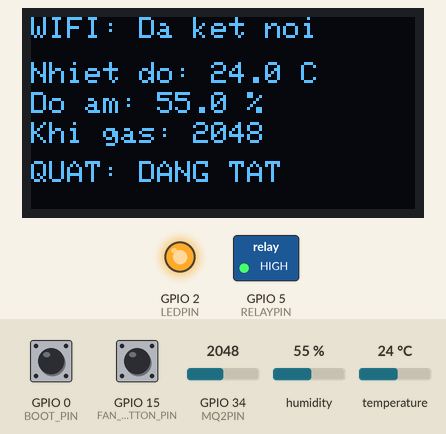
Simulated run of this sketch. Board: ESP32. On the bench: 128×64 one-colour display, switched loads named in the sketch (green lamp = pin HIGH), output pins drawn as LEDs (lit = HIGH). Inputs (shaded band) come from the test bench; at power-on: GPIO 15 (FAN_BUTTON_PIN) HIGH, GPIO 0 (BOOT_PIN) HIGH, GPIO 34 (MQ2PIN) = 2048, humidity 55 %, temperature 24 °C. WiFi joins after 1.5 s; servers stay silent unless stated; the local clock reads 2024-03-15 10:24:30 at power-on unless the sketch sets it; no MQTT or app messages arrive unless stated; what the sketch prints to the serial monitor is not drawn. At 8.4 s the program restarts the board; the recording ends there.

Above: at 2.7 s.
2.8 s: GPIO 15 (FAN_BUTTON_PIN) pulled LOW for 0.15 s
At 2.89 s:
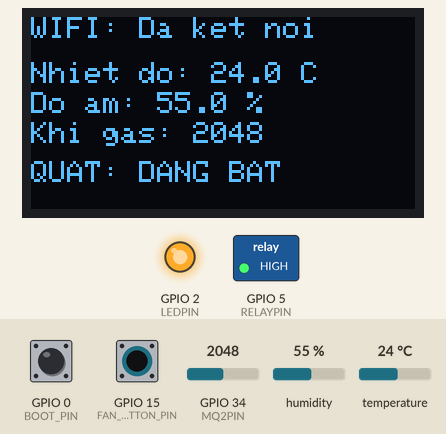
4.4 s: GPIO 0 (BOOT_PIN) pulled LOW for 3.2 s
At 8.1 s:
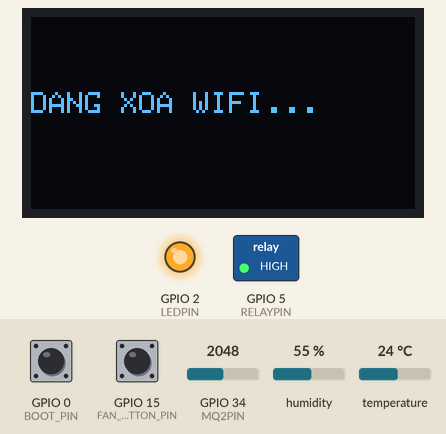
Timing chart, 0 to 8.4 s (numbered marks = the images above; inputs shaded):
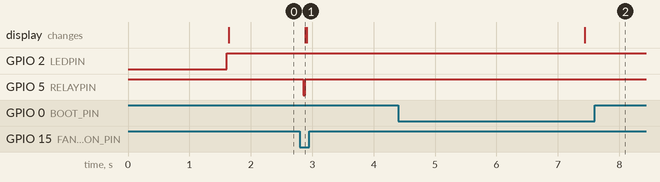

The sketch:

node1-environment.ino
```cpp
#include <WiFi.h>
#include <WiFiManager.h>
#include <PubSubClient.h>
#include <ArduinoJson.h>
#include "DHT.h"
#include <Wire.h>
#include <Adafruit_GFX.h>
#include <Adafruit_SSD1306.h>
#include <WiFiClientSecure.h>
#include <time.h>
#include "secrets.h"
#include "mqtt-ca.h"

#ifndef DEVICE_CODE
#error "secrets.h thiếu DEVICE_CODE."
#endif
#ifndef DEVICE_TOKEN
#error "secrets.h thiếu DEVICE_TOKEN."
#endif
#ifndef SEC_CODE
#error "secrets.h thiếu SEC_CODE cho liên kết báo cháy sang Node an ninh."
#endif
#ifndef MQTT_HOST
#error "secrets.h thiếu MQTT_HOST, MQTT_USER và MQTT_PASS."
#endif

// ================= TOPIC DẪN XUẤT TỪ DEVICE_CODE =================
const String topicAck = String("khohang/") + DEVICE_CODE + "/ack";
const String topicTelemetry = String("khohang/") + DEVICE_CODE + "/telemetry";
const String topicCommand = String("khohang/") + DEVICE_CODE + "/command";
const String topicSecCommand = String("khohang/") + SEC_CODE + "/command";
const char* heartbeatTopic = "khohang/heartbeat";

// ================= CẤU HÌNH PHẦN CỨNG =================
#define DHTPIN 4
#define DHTTYPE DHT22
#define MQ2PIN 34
#define RELAYPIN 5
#define BOOT_PIN 0          // Nút Reset Wi-Fi
#define FAN_BUTTON_PIN 15   // Nút bật/tắt quạt thủ công
#define LEDPIN 2            // Đèn báo kết nối MQTT

// ================= CẤU HÌNH OLED =================
#define SCREEN_WIDTH 128
#define SCREEN_HEIGHT 64
Adafruit_SSD1306 display(SCREEN_WIDTH, SCREEN_HEIGHT, &Wire, -1);

DHT dht(DHTPIN, DHTTYPE);
WiFiClientSecure espClient;
PubSubClient client(espClient);

unsigned long lastMsg = 0;
unsigned long lastHeartbeat = 0;
unsigned long lastOledUpdate = 0;

unsigned long bootPressStartTime = 0;
bool isBootHeld = false;

// Biến trạng thái nút nhấn & quạt
bool relayState = false; // Mặc định là TẮT
int lastButtonState = HIGH;
int currentButtonState = HIGH;
unsigned long lastDebounceTime = 0;
unsigned long debounceDelay = 50;

// ================= BIẾN CẤU HÌNH EDGE COMPUTING =================
float threshold_t = 50.0; // Ngưỡng nhiệt độ
float threshold_h = 65.0; // Ngưỡng độ ẩm
int threshold_gas = 800;  // Ngưỡng khí gas

// ---------------- HÀM CẬP NHẬT MÀN HÌNH OLED ----------------
void updateOLED(float t, float h, int gas) {
  display.clearDisplay();
  display.setTextSize(1);
  display.setTextColor(SSD1306_WHITE);

  display.setCursor(0, 0);
  display.print("WIFI: ");
  display.println(WiFi.status() == WL_CONNECTED ? "Da ket noi" : "Mat K/N");

  display.setCursor(0, 15);
  display.print("Nhiet do: "); display.print(t, 1); display.println(" C");

  display.setCursor(0, 25);
  display.print("Do am: "); display.print(h, 1); display.println(" %");

  display.setCursor(0, 35);
  display.print("Khi gas: "); display.println(gas);

  display.setCursor(0, 48);
  display.print("QUAT: ");
  display.println(relayState ? "DANG BAT" : "DANG TAT");

  display.display();
}

// ---------------- HÀM XÁC NHẬN TRẠNG THÁI QUẠT ----------------
void publishFanState() {
  StaticJsonDocument<256> ackDoc;
  ackDoc["device_id"] = DEVICE_CODE;
  ackDoc["status"] = relayState ? "FAN_ON_ACK" : "FAN_OFF_ACK";
  ackDoc["token"] = DEVICE_TOKEN;
  char ackBuffer[320];
  serializeJson(ackDoc, ackBuffer);
  client.publish(topicAck.c_str(), ackBuffer);
}

// ---------------- HÀM NHẬN LỆNH TỪ MQTT ----------------
void mqttCallback(char* topic, byte* payload, unsigned int length) {
  String message = "";
  for (int i = 0; i < length; i++) {
    message += (char)payload[i];
  }

  StaticJsonDocument<256> doc;
  DeserializationError error = deserializeJson(doc, message);

  if (error) return;

  // 1. Lệnh điều khiển quạt từ Web
  if (doc.containsKey("fan")) {
    String cmd = doc["fan"];
    if (cmd == "on") {
      digitalWrite(RELAYPIN, LOW); // Kéo xuống GND -> Relay ĐÓNG
      relayState = true;
    } else if (cmd == "off") {
      digitalWrite(RELAYPIN, HIGH); // Thả nổi chân -> Relay NGẮT
      relayState = false;
    }
    updateOLED(dht.readTemperature(), dht.readHumidity(), analogRead(MQ2PIN));
    publishFanState();
  }

  // 2. Lệnh cập nhật ngưỡng cấu hình Edge Computing
  if (doc.containsKey("threshold_t")) {
    threshold_t = doc["threshold_t"];
    Serial.print("Web da doi nguong NHIET DO thanh: ");
    Serial.println(threshold_t);
  }
  if (doc.containsKey("threshold_h")) {
    threshold_h = doc["threshold_h"];
    Serial.print("Web da doi nguong DO AM thanh: ");
    Serial.println(threshold_h);
  }
  if (doc.containsKey("threshold_gas")) {
    threshold_gas = doc["threshold_gas"];
    Serial.print("Web da doi nguong KHI GAS thanh: ");
    Serial.println(threshold_gas);
  }
}

void reconnect() {
  if (!client.connected()) {
    if (client.connect(DEVICE_CODE, MQTT_USER, MQTT_PASS)) {
      client.subscribe(topicCommand.c_str());
      digitalWrite(LEDPIN, HIGH);
    } else {
      digitalWrite(LEDPIN, LOW);
    }
  }
}

void setup() {
  Serial.begin(115200);

  // FIX LỖI RÒ ĐIỆN 5V BẰNG OPEN DRAIN
  pinMode(RELAYPIN, OUTPUT_OPEN_DRAIN);
  digitalWrite(RELAYPIN, HIGH); // Khởi động TẮT quạt (Thả nổi)

  pinMode(LEDPIN, OUTPUT);
  digitalWrite(LEDPIN, LOW);

  pinMode(BOOT_PIN, INPUT_PULLUP);
  pinMode(FAN_BUTTON_PIN, INPUT_PULLUP);

  dht.begin();

  if(!display.begin(SSD1306_SWITCHCAPVCC, 0x3C)) {
    Serial.println(F("Loi: Khong tim thay OLED"));
    for(;;);
  }
  display.clearDisplay();
  display.setTextSize(1);
  display.setTextColor(SSD1306_WHITE);
  display.setCursor(0,20);
  display.println("Khoi dong Node 1...");
  display.display();

  // ================= TỐI ƯU WIFIMANAGER (KHÔNG TREO) =================
  WiFiManager wm;
  wm.setConfigPortalTimeout(20); // Chỉ chờ 20 giây, không có mạng sẽ đi tiếp
  String apName = String("ESP32_") + DEVICE_CODE + "_Setup";

  if (!wm.autoConnect(apName.c_str())) {
    Serial.println("Khong co Wi-Fi! Chuyen sang che do OFFLINE (Edge Computing).");
  } else {
    Serial.println("Da ket noi Wi-Fi!");
  }

  client.setServer(MQTT_HOST, MQTT_PORT);
  espClient.setCACert(MQTT_CA_CERT);
  configTime(0, 0, "pool.ntp.org", "time.google.com");
  Serial.print("Dang dong bo thoi gian");
  for (int i = 0; i < 20 && time(nullptr) < 1700000000; i++) {
    delay(500);
    Serial.print(".");
  }
  Serial.println();
  if (time(nullptr) < 1700000000) {
    Serial.println("CANH BAO: chua dong bo duoc thoi gian, TLS co the that bai.");
  }
  client.setCallback(mqttCallback);
}

void loop() {
  // ================= 1. NÚT RESET WI-FI (GIỮ 3S) =================
  if (digitalRead(BOOT_PIN) == LOW) {
    if (!isBootHeld) {
      isBootHeld = true;
      bootPressStartTime = millis();
    } else if (millis() - bootPressStartTime > 3000) {
      display.clearDisplay();
      display.setCursor(0,25);
      display.println("DANG XOA WIFI...");
      display.display();
      WiFiManager wm;
      wm.resetSettings();
      delay(1000);
      ESP.restart();
    }
  } else {
    isBootHeld = false;
  }

  // ================= 2. NÚT BẬT/TẮT QUẠT THỦ CÔNG =================
  int reading = digitalRead(FAN_BUTTON_PIN);
  if (reading != lastButtonState) {
    lastDebounceTime = millis();
  }
  if ((millis() - lastDebounceTime) > debounceDelay) {
    if (reading != currentButtonState) {
      currentButtonState = reading;
      if (currentButtonState == LOW) {
        relayState = !relayState;
        digitalWrite(RELAYPIN, relayState ? LOW : HIGH);
        updateOLED(dht.readTemperature(), dht.readHumidity(), analogRead(MQ2PIN));
        if (client.connected()) {
          publishFanState();
        }
      }
    }
  }
  lastButtonState = reading;

  // ================= 3. DUY TRÌ KẾT NỐI MQTT =================
  if (WiFi.status() == WL_CONNECTED) {
    if (!client.connected()) {
      reconnect();
    }
    client.loop();
  }

  unsigned long now = millis();

  // Đọc cảm biến
  float h = dht.readHumidity();
  float t = dht.readTemperature();
  int gas = analogRead(MQ2PIN);

  // ================= 4. EDGE COMPUTING (XỬ LÝ TẠI CHỖ TỐI ƯU) =================
  if (!isnan(h) && !isnan(t)) {

    // KỊCH BẢN 1: CÓ CHÁY (Nhiệt độ hoặc Khí Gas vượt ngưỡng)
    if (t > threshold_t || gas > threshold_gas) {

      // 1. Phải TẮT quạt ngay lập tức để ngắt nguồn oxy
      if (relayState) {
        relayState = false;
        digitalWrite(RELAYPIN, HIGH);
      }

      // 2. Bắn lệnh MQTT chéo sang Node 2 yêu cầu HÚ CÒI
      if (client.connected()) {
        client.publish(topicSecCommand.c_str(), "{\"alarm\":\"on\"}");
      }

      updateOLED(t, h, gas);
      Serial.println("EDGE COMPUTING: CHAY KHO! Da tat quat & Goi Node 2 hu coi!");
    }

    // KỊCH BẢN 2: CHỈ BỊ ẨM MỐC (Độ ẩm cao, Nhiệt và Khói an toàn)
    else if (h > threshold_h) {
      if (!relayState) {
        relayState = true;
        digitalWrite(RELAYPIN, LOW); // Bật quạt hút ẩm
        updateOLED(t, h, gas);
        Serial.println("EDGE COMPUTING: Do am cao, tu dong bat quat.");
      }
    }

    // KỊCH BẢN 3: MÔI TRƯỜNG AN TOÀN
    else {
      if (relayState) {
        relayState = false;
        digitalWrite(RELAYPIN, HIGH); // Tắt quạt
        updateOLED(t, h, gas);
        Serial.println("EDGE COMPUTING: Da an toan, tu dong tat quat.");
      }
    }
  }

  // ================= 5. CẬP NHẬT OLED ĐỊNH KỲ =================
  if (now - lastOledUpdate > 2000) {
    lastOledUpdate = now;
    updateOLED(t, h, gas);
  }

  // ================= 6. GỬI TELEMETRY & HEARTBEAT =================
  if (now - lastMsg > 5000) {
    lastMsg = now;

    if (!isnan(h) && !isnan(t)) {
      StaticJsonDocument<384> doc;
      doc["device_id"] = DEVICE_CODE;
      doc["token"] = DEVICE_TOKEN;
      doc["temperature"] = t;
      doc["humidity"] = h;
      doc["smoke_level"] = gas;
      doc["fan_state"] = relayState ? "ON" : "OFF";

      char jsonBuffer[640];
      serializeJson(doc, jsonBuffer);

      if (client.connected()) {
        client.publish(topicTelemetry.c_str(), jsonBuffer);
      }
    }
  }

  if (now - lastHeartbeat > 30000) {
    lastHeartbeat = now;
    StaticJsonDocument<256> hbDoc;
    hbDoc["device_id"] = DEVICE_CODE;
    hbDoc["status"] = "online";
    hbDoc["token"] = DEVICE_TOKEN;
    char hbBuffer[384];
    serializeJson(hbDoc, hbBuffer);

    if (client.connected()) {
      client.publish(heartbeatTopic, hbBuffer);
    }
  }
}
```

mqtt-ca.h
```cpp
#pragma once

// ISRG Root X1, the trust anchor for Let's Encrypt. Valid until 2035-06-04.
static const char MQTT_CA_CERT[] PROGMEM = R"EOF(-----BEGIN CERTIFICATE-----
MIIFazCCA1OgAwIBAgIRAIIQz7DSQONZRGPgu2OCiwAwDQYJKoZIhvcNAQELBQAw
TzELMAkGA1UEBhMCVVMxKTAnBgNVBAoTIEludGVybmV0IFNlY3VyaXR5IFJlc2Vh
cmNoIEdyb3VwMRUwEwYDVQQDEwxJU1JHIFJvb3QgWDEwHhcNMTUwNjA0MTEwNDM4
WhcNMzUwNjA0MTEwNDM4WjBPMQswCQYDVQQGEwJVUzEpMCcGA1UEChMgSW50ZXJu
ZXQgU2VjdXJpdHkgUmVzZWFyY2ggR3JvdXAxFTATBgNVBAMTDElTUkcgUm9vdCBY
MTCCAiIwDQYJKoZIhvcNAQEBBQADggIPADCCAgoCggIBAK3oJHP0FDfzm54rVygc
h77ct984kIxuPOZXoHj3dcKi/vVqbvYATyjb3miGbESTtrFj/RQSa78f0uoxmyF+
0TM8ukj13Xnfs7j/EvEhmkvBioZxaUpmZmyPfjxwv60pIgbz5MDmgK7iS4+3mX6U
A5/TR5d8mUgjU+g4rk8Kb4Mu0UlXjIB0ttov0DiNewNwIRt18jA8+o+u3dpjq+sW
T8KOEUt+zwvo/7V3LvSye0rgTBIlDHCNAymg4VMk7BPZ7hm/ELNKjD+Jo2FR3qyH
B5T0Y3HsLuJvW5iB4YlcNHlsdu87kGJ55tukmi8mxdAQ4Q7e2RCOFvu396j3x+UC
B5iPNgiV5+I3lg02dZ77DnKxHZu8A/lJBdiB3QW0KtZB6awBdpUKD9jf1b0SHzUv
KBds0pjBqAlkd25HN7rOrFleaJ1/ctaJxQZBKT5ZPt0m9STJEadao0xAH0ahmbWn
OlFuhjuefXKnEgV4We0+UXgVCwOPjdAvBbI+e0ocS3MFEvzG6uBQE3xDk3SzynTn
jh8BCNAw1FtxNrQHusEwMFxIt4I7mKZ9YIqioymCzLq9gwQbooMDQaHWBfEbwrbw
qHyGO0aoSCqI3Haadr8faqU9GY/rOPNk3sgrDQoo//fb4hVC1CLQJ13hef4Y53CI
rU7m2Ys6xt0nUW7/vGT1M0NPAgMBAAGjQjBAMA4GA1UdDwEB/wQEAwIBBjAPBgNV
HRMBAf8EBTADAQH/MB0GA1UdDgQWBBR5tFnme7bl5AFzgAiIyBpY9umbbjANBgkq
hkiG9w0BAQsFAAOCAgEAVR9YqbyyqFDQDLHYGmkgJykIrGF1XIpu+ILlaS/V9lZL
ubhzEFnTIZd+50xx+7LSYK05qAvqFyFWhfFQDlnrzuBZ6brJFe+GnY+EgPbk6ZGQ
3BebYhtF8GaV0nxvwuo77x/Py9auJ/GpsMiu/X1+mvoiBOv/2X/qkSsisRcOj/KK
NFtY2PwByVS5uCbMiogziUwthDyC3+6WVwW6LLv3xLfHTjuCvjHIInNzktHCgKQ5
ORAzI4JMPJ+GslWYHb4phowim57iaztXOoJwTdwJx4nLCgdNbOhdjsnvzqvHu7Ur
TkXWStAmzOVyyghqpZXjFaH3pO3JLF+l+/+sKAIuvtd7u+Nxe5AW0wdeRlN8NwdC
jNPElpzVmbUq4JUagEiuTDkHzsxHpFKVK7q4+63SM1N95R1NbdWhscdCb+ZAJzVc
oyi3B43njTOQ5yOf+1CceWxG1bQVs5ZufpsMljq4Ui0/1lvh+wjChP4kqKOJ2qxq
4RgqsahDYVvTH9w7jXbyLeiNdd8XM2w9U/t7y0Ff/9yi0GE44Za4rF2LN9d11TPA
mRGunUHBcnWEvgJBQl9nJEiU0Zsnvgc/ubhPgXRR4Xq37Z0j4r7g1SgEEzwxA57d
emyPxgcYxn/eR44/KJ4EBs+lVDR3veyJm+kXQ99b21/+jh5Xos1AnX5iItreGCc=
-----END CERTIFICATE-----
)EOF";
```

secrets.example.h
```cpp
#pragma once

// Copy this file to secrets.h and fill every value for this one board.
// secrets.h is gitignored, so these values never reach the repository.
#define DEVICE_CODE "NODE1_ENV"
#define DEVICE_TOKEN "replace-with-the-64-character-token"
#define SEC_CODE "NODE2_SEC"
#define MQTT_HOST "158.178.229.252.sslip.io"
#define MQTT_PORT 8883
#define MQTT_USER "node1"
#define MQTT_PASS "replace-with-the-broker-password"
```

Measured:
- after the input at 2.8 s, GPIO 5 (RELAYPIN): HIGH → LOW after 0.06 s, → HIGH 0.03 s later; the display: changes after 0.08 s (image 1)
- after the input at 4.4 s, the display: changes after 3.0 s (image 2)
